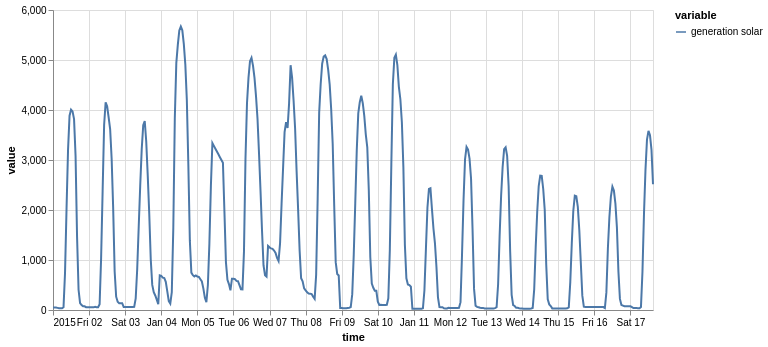

The code cell stored with this chart in its notebook:
### Markdown cell above
With univariate TimeSeries

### Code cell
on.Plot(ts_uni.head(400))\
    .add(on.marks.line)\
    .properties(width=600)\
    .show()

### Figure 1 — Vega specification as saved in the notebook (floating-point values rounded to 4 significant figures; data arrays with more than 128 entries replaced by an {"elided": "..."} marker saying what was removed)
{"$schema": "https://vega.github.io/schema/vega/v5.json", "data": [{"name": "source_0", "values": {"elided": "400 records"}, "transform": [{"type": "formula", "expr": "toDate(datum['time'])", "as": "time"}]}, {"name": "source_0_y_domain_value", "values": [{"min": 23.0, "max": 5668.0}]}, {"name": "source_0_color_domain_variable", "values": [{"variable": "generation solar"}]}], "marks": [{"type": "group", "name": "layer_0_pathgroup", "from": {"facet": {"data": "source_0", "name": "faceted_path_layer_0_main", "groupby": ["variable"]}}, "encode": {"update": {"width": {"field": {"signal": null, "datum": null, "group": "width", "parent": null}}, "height": {"field": {"signal": null, "datum": null, "group": "height", "parent": null}}}}, "marks": [{"type": "line", "name": "layer_0_marks", "from": {"data": "faceted_path_layer_0_main"}, "sort": {"field": "x"}, "encode": {"update": {"stroke": {"field": "variable", "scale": "color"}, "x": {"field": "time", "scale": "x"}, "y": {"field": "value", "scale": "y"}, "defined": {"signal": "isValid(datum[\"time\"]) && isFinite(+datum[\"time\"]) && isValid(datum[\"value\"]) && isFinite(+datum[\"value\"])"}}}, "style": ["line"]}]}], "scales": [{"name": "x", "type": "time", "domain": {"data": "source_0", "field": "time"}, "range": [0, {"signal": "width"}]}, {"name": "y", "type": "linear", "domain": [{"signal": "(data(\"source_0_y_domain_value\")[0] || {}).min"}, {"signal": "(data(\"source_0_y_domain_value\")[0] || {}).max"}], "range": [{"signal": "height"}, 0], "nice": true, "zero": true}, {"name": "color", "type": "ordinal", "domain": {"data": "source_0_color_domain_variable", "field": "variable", "sort": true}, "range": "category"}], "axes": [{"scale": "x", "gridScale": "y", "orient": "bottom", "minExtent": 0, "ticks": false, "aria": false, "tickCount": {"signal": "ceil(width/40)"}, "grid": true, "zindex": 0, "labels": false, "maxExtent": 0, "domain": false}, {"scale": "y", "grid": true, "aria": false, "maxExtent": 0, "labels": false, "minExtent": 0, "orient": "left", "domain": false, "ticks": false, "gridScale": "x", "tickCount": {"signal": "ceil(height/40)"}, "zindex": 0}, {"scale": "x", "orient": "bottom", "title": "time", "zindex": 0, "labelOverlap": true, "labelFlush": true, "tickCount": {"signal": "ceil(width/40)"}, "grid": false}, {"scale": "y", "title": "value", "grid": false, "labelOverlap": true, "tickCount": {"signal": "ceil(height/40)"}, "zindex": 0, "orient": "left"}], "style": "cell", "background": "white", "legends": [{"stroke": "color", "symbolType": "stroke", "title": "variable"}], "height": 300, "padding": 5, "width": 600}
